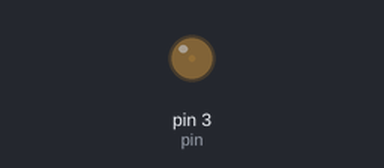
The sketch below on a simulated Arduino Uno, built with avr-gcc and run on an emulated ATmega328P. Shown: output pins drawn as LEDs (lit = HIGH).

Above: at 0.05 s.
At 2.3 s:
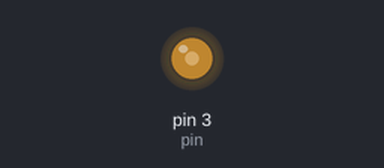
At 4.6 s:
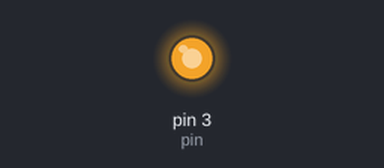
At 9.2 s:
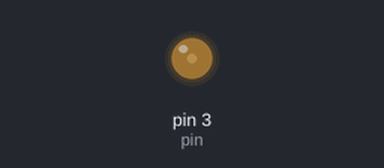
Timing chart, 0 to 13.3 s (numbered marks = the images above):
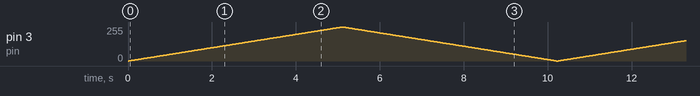

The sketch:

proba_pwm.ino
```cpp
const int pin = 3;

void setup() {
  // put your setup code here, to run once:
  pinMode(pin, OUTPUT);
}

void loop() {
  // put your main code here, to run repeatedly:
  for (int brightness = 0; brightness < 255; brightness++) {
    analogWrite(pin, brightness);
    delay(20);
  }
  for (int brightness = 255; brightness >= 0; brightness--) {
    analogWrite(pin, brightness);
    delay(20);
  }
}
```
